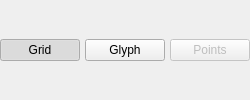
       <widget class="QWidget" name="m_boxStyles" native="true">
        <property name="sizePolicy">
         <sizepolicy hsizetype="Preferred" vsizetype="Minimum">
          <horstretch>0</horstretch>
          <verstretch>0</verstretch>
         </sizepolicy>
        </property>
        <property name="minimumSize">
         <size>
          <width>0</width>
          <height>30</height>
         </size>
        </property>
        <layout class="QHBoxLayout" name="horizontalLayout_2">
         <property name="spacing">
          <number>5</number>
         </property>
         <property name="leftMargin">
          <number>0</number>
         </property>
         <property name="topMargin">
          <number>5</number>
         </property>
         <property name="rightMargin">
          <number>0</number>
         </property>
         <property name="bottomMargin">
          <number>5</number>
         </property>
         <item>
          <widget class="QPushButton" name="m_pbStyleGrid">
           <property name="toolTip">
            <string>&lt;html&gt;&lt;head/&gt;&lt;body&gt;&lt;p&gt;Select to vizualize registration via grid(s).&lt;/p&gt;&lt;/body&gt;&lt;/html&gt;</string>
           </property>
           <property name="text">
            <string>Grid</string>
           </property>
           <property name="checkable">
            <bool>true</bool>
           </property>
           <property name="checked">
            <bool>true</bool>
           </property>
           <property name="autoExclusive">
            <bool>true</bool>
           </property>
          </widget>
         </item>
         <item>
          <widget class="QPushButton" name="m_pbStyleGlyph">
           <property name="enabled">
            <bool>true</bool>
           </property>
           <property name="toolTip">
            <string>Select to vizualize registration via glyphs.</string>
           </property>
           <property name="text">
            <string>Glyph</string>
           </property>
           <property name="checkable">
            <bool>true</bool>
           </property>
           <property name="autoExclusive">
            <bool>true</bool>
           </property>
          </widget>
         </item>
         <item>
          <widget class="QPushButton" name="m_pbStylePoints">
           <property name="enabled">
            <bool>false</bool>
           </property>
           <property name="toolTip">
            <string>Select to vizualize registration via a pointset selected from the data manager...</string>
           </property>
           <property name="text">
            <string>Points</string>
           </property>
           <property name="checkable">
            <bool>true</bool>
           </property>
           <property name="autoExclusive">
            <bool>true</bool>
           </property>
          </widget>
         </item>
        </layout>
       </widget>
